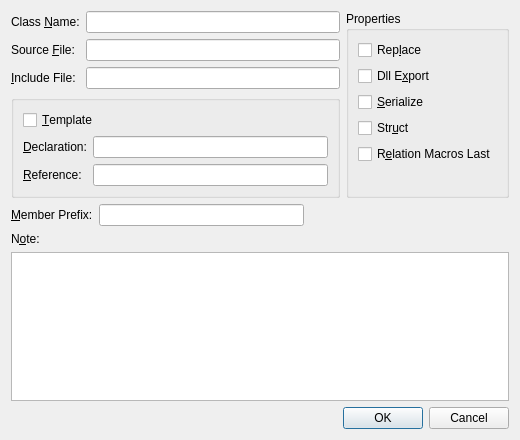
<?xml version="1.0" encoding="UTF-8"?>
<ui version="4.0">
 <class>ClassDialog</class>
 <widget class="QDialog" name="ClassDialog">
  <property name="geometry">
   <rect>
    <x>0</x>
    <y>0</y>
    <width>520</width>
    <height>440</height>
   </rect>
  </property>
  <property name="windowTitle">
   <string>Class</string>
  </property>
  <layout class="QVBoxLayout" name="mainLayout">
   <item>
    <layout class="QHBoxLayout" name="upperLayout">
     <item>
      <layout class="QVBoxLayout" name="leftLayout">
       <item>
        <layout class="QGridLayout" name="fileGrid">
         <item row="0" column="0">
          <widget class="QLabel" name="labelName">
           <property name="text">
            <string>Class &amp;Name:</string>
           </property>
           <property name="buddy">
            <cstring>editName</cstring>
           </property>
          </widget>
         </item>
         <item row="0" column="1">
          <widget class="QLineEdit" name="editName"/>
         </item>
         <item row="1" column="0">
          <widget class="QLabel" name="labelCppFile">
           <property name="text">
            <string>Source &amp;File:</string>
           </property>
           <property name="buddy">
            <cstring>editCppFile</cstring>
           </property>
          </widget>
         </item>
         <item row="1" column="1">
          <widget class="QLineEdit" name="editCppFile"/>
         </item>
         <item row="2" column="0">
          <widget class="QLabel" name="labelHFile">
           <property name="text">
            <string>&amp;Include File:</string>
           </property>
           <property name="buddy">
            <cstring>editHFile</cstring>
           </property>
          </widget>
         </item>
         <item row="2" column="1">
          <widget class="QLineEdit" name="editHFile"/>
         </item>
        </layout>
       </item>
       <item>
        <widget class="QGroupBox" name="groupTemplate">
         <property name="title">
          <string/>
         </property>
         <layout class="QGridLayout" name="templateGrid">
          <item row="0" column="0" colspan="2">
           <widget class="QCheckBox" name="checkTemplate">
            <property name="text">
             <string>&amp;Template</string>
            </property>
           </widget>
          </item>
          <item row="1" column="0">
           <widget class="QLabel" name="labelTemplateDecl">
            <property name="text">
             <string>&amp;Declaration:</string>
            </property>
            <property name="buddy">
             <cstring>editTemplateDecl</cstring>
            </property>
           </widget>
          </item>
          <item row="1" column="1">
           <widget class="QLineEdit" name="editTemplateDecl"/>
          </item>
          <item row="2" column="0">
           <widget class="QLabel" name="labelTemplateRef">
            <property name="text">
             <string>&amp;Reference:</string>
            </property>
            <property name="buddy">
             <cstring>editTemplate</cstring>
            </property>
           </widget>
          </item>
          <item row="2" column="1">
           <widget class="QLineEdit" name="editTemplate"/>
          </item>
         </layout>
        </widget>
       </item>
      </layout>
     </item>
     <item>
      <widget class="QGroupBox" name="groupProperties">
       <property name="title">
        <string>Properties</string>
       </property>
       <layout class="QVBoxLayout" name="propertiesLayout">
        <item>
         <widget class="QCheckBox" name="checkReplace">
          <property name="text">
           <string>Rep&amp;lace</string>
          </property>
         </widget>
        </item>
        <item>
         <widget class="QCheckBox" name="checkDllExport">
          <property name="text">
           <string>Dll E&amp;xport</string>
          </property>
         </widget>
        </item>
        <item>
         <widget class="QCheckBox" name="checkSerialize">
          <property name="text">
           <string>&amp;Serialize</string>
          </property>
         </widget>
        </item>
        <item>
         <widget class="QCheckBox" name="checkStruct">
          <property name="text">
           <string>Str&amp;uct</string>
          </property>
         </widget>
        </item>
        <item>
         <widget class="QCheckBox" name="checkRelationMacrosLast">
          <property name="text">
           <string>R&amp;elation Macros Last</string>
          </property>
         </widget>
        </item>
        <item>
         <spacer name="propSpacer">
          <property name="orientation">
           <enum>Qt::Orientation::Vertical</enum>
          </property>
          <property name="sizeHint" stdset="0">
           <size>
            <width>20</width>
            <height>0</height>
           </size>
          </property>
         </spacer>
        </item>
       </layout>
      </widget>
     </item>
    </layout>
   </item>
   <item>
    <layout class="QHBoxLayout" name="prefixLayout">
     <item>
      <widget class="QLabel" name="labelMemberPrefix">
       <property name="text">
        <string>&amp;Member Prefix:</string>
       </property>
       <property name="buddy">
        <cstring>editMemberPrefix</cstring>
       </property>
      </widget>
     </item>
     <item>
      <widget class="QLineEdit" name="editMemberPrefix">
       <property name="maximumWidth">
        <number>60</number>
       </property>
      </widget>
     </item>
     <item>
      <spacer name="prefixSpacer">
       <property name="orientation">
        <enum>Qt::Orientation::Horizontal</enum>
       </property>
       <property name="sizeHint" stdset="0">
        <size>
         <width>40</width>
         <height>20</height>
        </size>
       </property>
      </spacer>
     </item>
    </layout>
   </item>
   <item>
    <widget class="QLabel" name="labelNote">
     <property name="text">
      <string>N&amp;ote:</string>
     </property>
     <property name="buddy">
      <cstring>editNote</cstring>
     </property>
    </widget>
   </item>
   <item>
    <widget class="QPlainTextEdit" name="editNote"/>
   </item>
   <item>
    <widget class="QDialogButtonBox" name="buttonBox">
     <property name="orientation">
      <enum>Qt::Orientation::Horizontal</enum>
     </property>
     <property name="standardButtons">
      <set>QDialogButtonBox::StandardButton::Cancel|QDialogButtonBox::StandardButton::Ok</set>
     </property>
    </widget>
   </item>
  </layout>
 </widget>
 <resources/>
 <connections/>
</ui>
